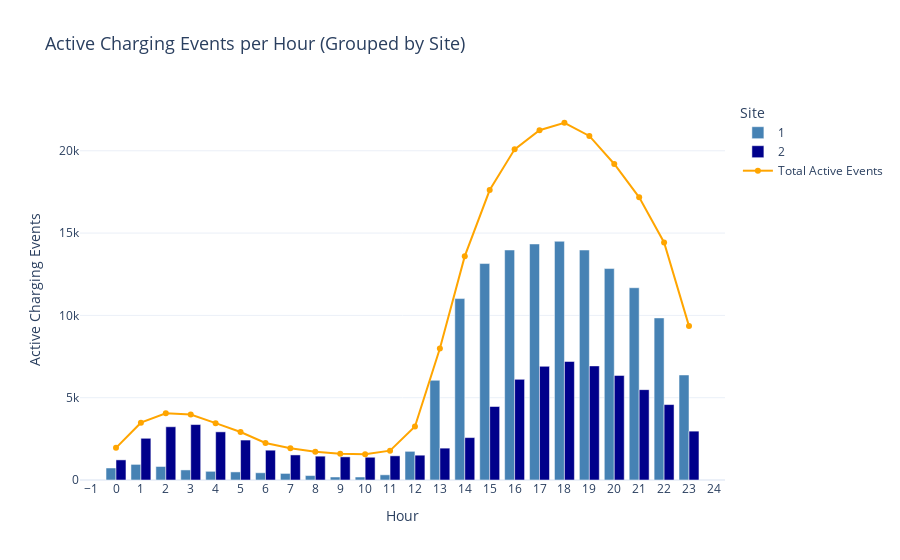

This figure's notebook cell:
### Markdown cell above
## Adjustment
As expected total active charging events are also dominated by site 1. This necessitates a differentiation of sites within one visualization.

### Code cell
def calculate_hourly_activity_combined(data):
    hourly_data = []
    for site_id in data['siteID'].unique():
        site_data = data[data['siteID'] == site_id]
        for hour in range(24):
            active_count = len(site_data[(site_data['connectionTime'].dt.hour <= hour) & (site_data['disconnectTime'].dt.hour >= hour)])
            hourly_data.append({'hour': hour, 'count': active_count, 'siteID': site_id})
    return pd.DataFrame(hourly_data)

# Calculate activity for both sites combined
hourly_activity_combined = calculate_hourly_activity_combined(charging_set)

# Ensure siteID is treated as a categorical variable
hourly_activity_combined['siteID'] = hourly_activity_combined['siteID'].astype(str)

# Calculate total active events per hour (site 1 + site 2)
total_activity = hourly_activity_combined.groupby('hour')['count'].sum().reset_index()

# Define custom colors for the sites
custom_colors = {
    "1": '#4682B4',  # Darker Blue for Site 1
    "2": '#00008B'   # Dark Blue for Site 2
}

# Plot with different colors for each site
fig = px.bar(
    hourly_activity_combined, x='hour', y='count', color='siteID', 
    title='Active Charging Events per Hour (Grouped by Site)',
    labels={'hour': 'Hour', 'count': 'Active Charging Events', 'siteID': 'Site'},
    color_discrete_map=custom_colors,  # Apply custom colors
    barmode='group'
)

# Add total active events as an orange line
import plotly.graph_objects as go
fig.add_trace(
    go.Scatter(
        x=total_activity['hour'], 
        y=total_activity['count'], 
        mode='lines+markers', 
        name='Total Active Events',
        line=dict(color='orange', width=2)
    )
)

# Update layout for clear legend and x-axis
fig.update_layout(
    title_font_size=18,
    legend_title_text="Site",
    template="plotly_white",
    xaxis=dict(
        tickmode='linear',
        tick0=0,
        dtick=1  # Ensure every hour is displayed on the x-axis
    )
)

fig.show()

### Figure 1 — Plotly figure (JSON) as saved in the notebook; plotly's stock layout.template omitted (floating-point values rounded to 4 significant figures)
{"data": [{"alignmentgroup": "True", "hovertemplate": "Site=1<br>Hour=%{x}<br>Active Charging Events=%{y}<extra></extra>", "legendgroup": "1", "marker": {"color": "#4682B4", "pattern": {"shape": ""}}, "name": "1", "offsetgroup": "1", "orientation": "v", "showlegend": true, "textposition": "auto", "type": "bar", "x": [0, 1, 2, 3, 4, 5, 6, 7, 8, 9, 10, 11, 12, 13, 14, 15, 16, 17, 18, 19, 20, 21, 22, 23], "xaxis": "x", "y": [730, 948, 821, 612, 527, 491, 440, 400, 270, 184, 181, 315, 1741, 6056, 11021, 13148, 13973, 14339, 14502, 13970, 12845, 11680, 9846, 6381], "yaxis": "y"}, {"alignmentgroup": "True", "hovertemplate": "Site=2<br>Hour=%{x}<br>Active Charging Events=%{y}<extra></extra>", "legendgroup": "2", "marker": {"color": "#00008B", "pattern": {"shape": ""}}, "name": "2", "offsetgroup": "2", "orientation": "v", "showlegend": true, "textposition": "auto", "type": "bar", "x": [0, 1, 2, 3, 4, 5, 6, 7, 8, 9, 10, 11, 12, 13, 14, 15, 16, 17, 18, 19, 20, 21, 22, 23], "xaxis": "x", "y": [1222, 2534, 3235, 3368, 2925, 2427, 1811, 1523, 1448, 1405, 1382, 1468, 1507, 1936, 2577, 4465, 6113, 6906, 7200, 6931, 6351, 5490, 4582, 2968], "yaxis": "y"}, {"line": {"color": "orange", "width": 2}, "mode": "lines+markers", "name": "Total Active Events", "type": "scatter", "x": [0, 1, 2, 3, 4, 5, 6, 7, 8, 9, 10, 11, 12, 13, 14, 15, 16, 17, 18, 19, 20, 21, 22, 23], "y": [1952, 3482, 4056, 3980, 3452, 2918, 2251, 1923, 1718, 1589, 1563, 1783, 3248, 7992, 13598, 17613, 20086, 21245, 21702, 20901, 19196, 17170, 14428, 9349]}], "layout": {"barmode": "group", "legend": {"title": {"text": "Site"}, "tracegroupgap": 0}, "title": {"font": {"size": 18}, "text": "Active Charging Events per Hour (Grouped by Site)"}, "xaxis": {"anchor": "y", "domain": [0, 1], "dtick": 1, "tick0": 0, "tickmode": "linear", "title": {"text": "Hour"}}, "yaxis": {"anchor": "x", "domain": [0, 1], "title": {"text": "Active Charging Events"}}}}
